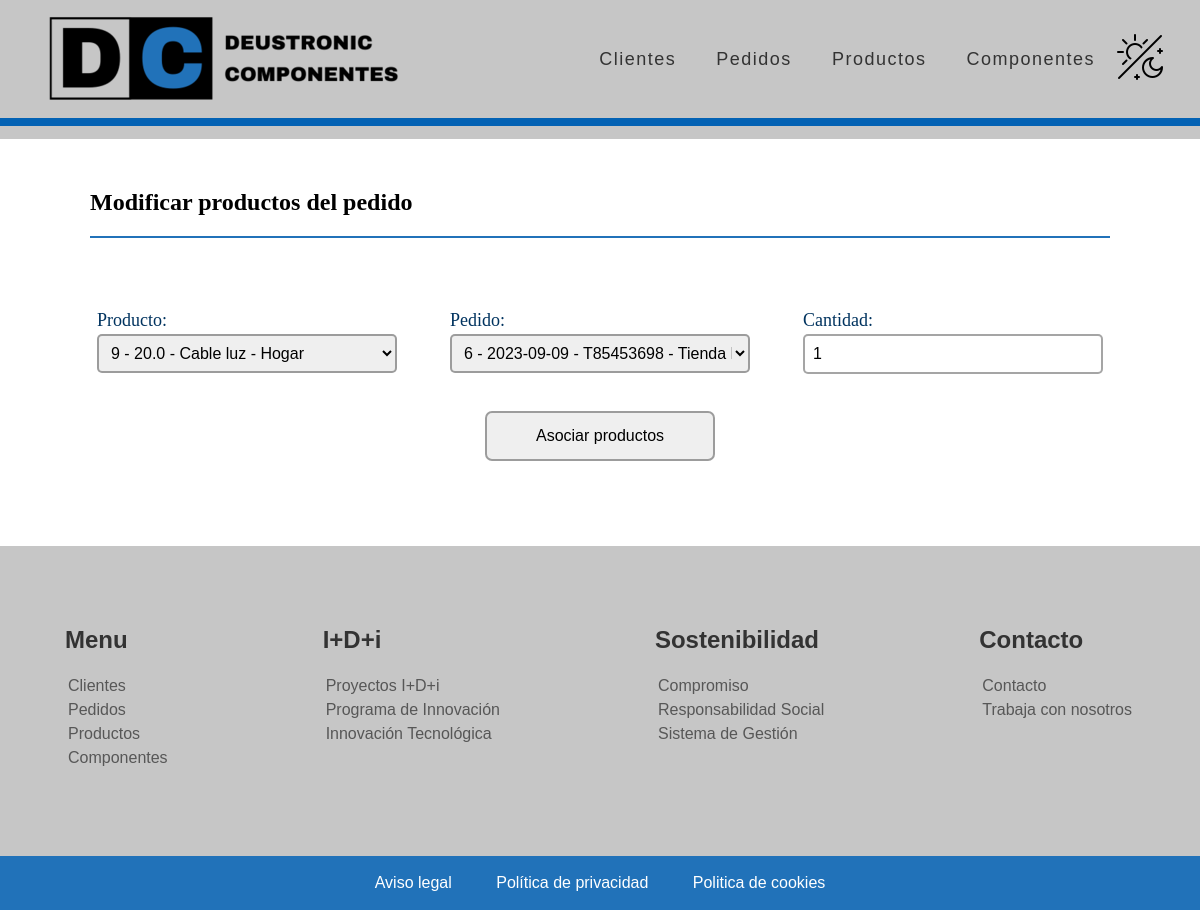
The app's page /appGestionPedidos/modificar-productoPedido/6/ with its own data.
### appGestionPedidos/models.py (models this page shows, shortened)
class ProductoPedido(models.Model):
    idProducto = models.ForeignKey(Producto, on_delete=models.CASCADE)
    idPedido = models.ForeignKey(Pedido, on_delete=models.CASCADE)
    cantidad = models.IntegerField(validators=[MinValueValidator(1)])

### appGestionPedidos/views.py (the view)
# urls.py: path('modificar-productoPedido/<id>/', productoPedido_modify, name='productoPedido_modify'),
def productoPedido_modify(request, id):
    productoPedido = get_object_or_404(ProductoPedido, id=id)
    data = {
            'formulario': ProductoPedidoForm(instance=productoPedido)
        }
    if request.method == 'POST':
        formulario = PedidoForm(data=request.POST, instance=productoPedido, files=request.FILES)
        if formulario.is_valid():
            formulario.save()
            return redirect("pedido")
        data["formulario"] = formulario
    return render(request, 'appGestionPedidos/productoPedido_modify.html', data)

### appGestionPedidos/forms.py
class ProductoPedidoForm(forms.ModelForm):
    class Meta:
        model = ProductoPedido
        fields = ['idProducto', 'idPedido', 'cantidad']

### appGestionPedidos/models.py (called while the page is built)
    def __str__(self):
       return f"{self.CIF} - {self.nombreEmpresa}"

    def __str__(self):
       return f"{self.nombre}"

    def __str__(self):
       return f"{self.id} - {self.precio} - {self.nombre} - {self.categoria}"

    def __str__(self):
       return f"{self.id} - {self.fecha} - {self.cliente}"

### appGestionPedidos/templates/appGestionPedidos/productoPedido_modify.html (shortened to what this page needs)
{% extends "base.html" %}
{% load static %}
{% block contenido %}
<div class="main_container">
    <div class="main_c_m_title">
        <h2>Modificar productos del pedido</h2>
        <div class="main_line_blue"></div>
    </div>
    <form class="main_form" action="" method="post">
        <div class="main_form_container">
            <div class="main_form_field">
                <label for="{{ formulario.idProducto.id_for_label }}">Producto: </label>
                {{ formulario.idProducto }}
            </div>
            <div class="main_form_field">
                <label for="{{ formulario.idPedido.id_for_label }}">Pedido: </label>
                {{ formulario.idPedido }}
            </div>
            <div class="main_form_field">
                <label for="{{ formulario.cantidad.id_for_label }}">Cantidad: </label>
                {{ formulario.cantidad }}
            </div>
        </div>
        <div class="main_form_button">
            <input type="submit" value="Asociar productos" />
        </div>
    </form>
</div>
{% endblock %}

### appGestionPedidos/static/CSS/estilos_base.css (style rules this page uses)
body { margin: 0px 0px; }

### appGestionPedidos/static/CSS/estilos_main.css (style rules this page uses)
.main_container { width: 85%; max-width: 1300px; margin: 50px auto; text-align: justify; justify-content: center; }
.main_line_blue { background-color: #2172b9; height: 2.5px; }
.main_form { padding: 35px 0px; }
.main_form_container { display: flex; flex-wrap: wrap; justify-content: space-between; width: 100%; max-width: 1100px; padding: 30px 0px; margin-left: auto; margin-right: auto; }
.main_form_field { display: flex; flex-direction: column; width: 300px; margin: 7px 7px; }
.main_form_field label { font-size: 18px; margin-bottom: 3px; color: #00335f; }
.main_form_field input { font-size: 16px; height: 34px; padding-left: 8px; border: 2px solid #33333370; border-radius: 5px; }
.main_form_field select { font-size: 16px; height: 39px; padding-left: 8px; border: 2px solid #33333370; border-radius: 5px; }
.main_form_button { display: flex; justify-content: center; width: auto; margin-left: auto; margin-right: auto; }
.main_form_button input { border: 2px solid #33333370; border-radius: 7px; font-size: medium; height: 50px; width: 230px; }

### records on screen
ProductoPedido: idProducto "9 - 20.0 - Cable luz - Hogar", idPedido "6 - 2023-09-09 - T85453698 - Tienda Hogar VI", cantidad "1"
